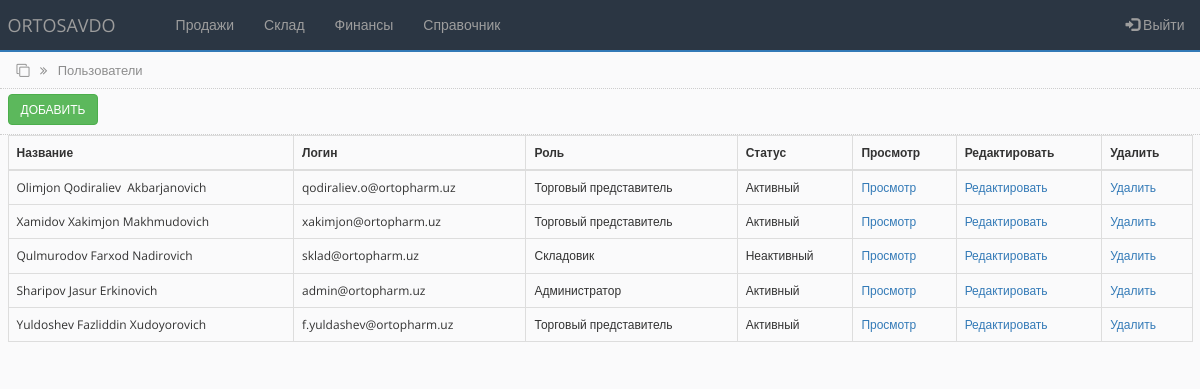
The page /users.php (signed in) on the database as committed earlier.
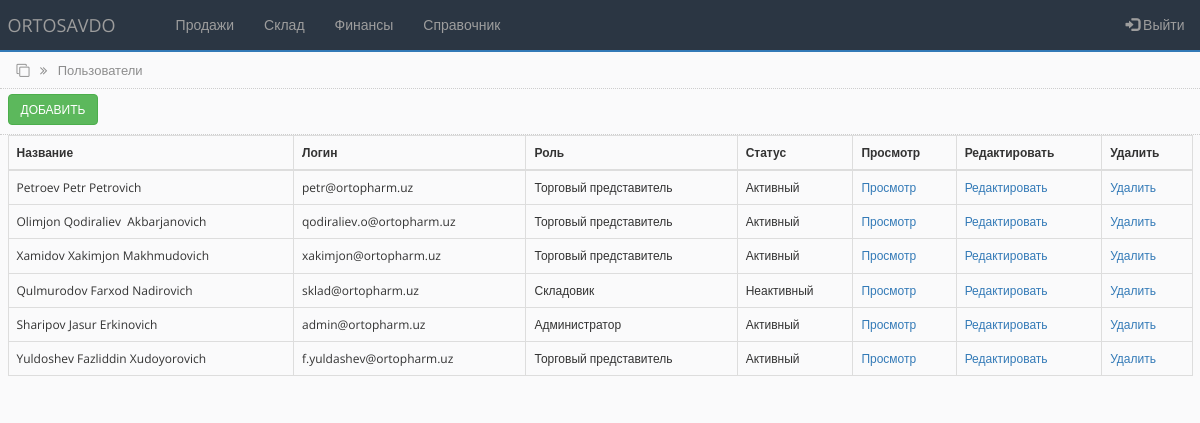
The same page on the database as committed later.
### tables this page shows
CREATE TABLE `users_tbl` (
  `id` int(100) NOT NULL,
  `name` varchar(255) NOT NULL,
  `surname` varchar(255) NOT NULL,
  `fathername` varchar(255) NOT NULL,
  `login` varchar(255) NOT NULL,
  `pass` varchar(255) NOT NULL,
  `role` varchar(255) NOT NULL,
  `status` varchar(255) NOT NULL
);

### users.php (the view, shortened to what this page needs)
<?php
include('settings.php');
$query = "SELECT * FROM users_tbl ORDER by id DESC";
$rs_result = mysqli_query ($connect, $query);
?>
<!DOCTYPE html>
<html lang="en">
<head>
    <link rel="stylesheet" href="https://maxcdn.bootstrapcdn.com/bootstrap/3.4.1/css/bootstrap.min.css">
    <link rel="stylesheet" href="https://cdnjs.cloudflare.com/ajax/libs/font-awesome/4.7.0/css/font-awesome.min.css">
    <link rel="stylesheet" href="css/bootstrap-grid.min.css">
    <link rel="stylesheet" href="css/style.css">
</head>
<body>
<?php include 'partSite/nav.php'; ?>
<div class="page_name">
    <div class="container-fluid">
        <i class="fa fa-clone" aria-hidden="true"></i>
        <i class="fa fa-angle-double-right right_cus"></i>
        <span class="right_cus">Пользователи</span>
    </div>
</div>
<div class="toolbar">
        <div class="container-fluid">
           <a href="add_user.php"> <button type="button" class="btn btn-success">Добавить</button> </a>
        </div>
</div>
<div class="all_table">
    <div class="container-fluid">
        <table class="table table-hover table-bordered">
        <thead>
            <tr>
            <th scope="col">Название</th>
            <th scope="col">Логин</th>
            <th scope="col">Роль</th>
            <th scope="col">Статус</th>
            <th scope="col">Просмотр</th>
            <th scope="col">Редактировать</th>
            <th scope="col">Удалить</th>
            </tr>
        </thead>
        <tbody>
<?php
    while ($row = mysqli_fetch_array($rs_result)) {
?>
    <tr>
        <td><?php echo $row["surname"]; ?>&nbsp;<?php echo $row["name"];?>&nbsp;<?php echo $row["fathername"]; ?></td>
        <td><?php echo $row["login"]; ?></td>
        <td><?php
            if ($row["role"]=='administrator') {
               echo "Администратор";
            }elseif ($row["role"]=='operator') {
               echo "Оператор";
            }elseif ($row["role"]=='sale') {
                echo "Торговый представитель";
             }elseif ($row["role"]=='storekeeper') {
                echo "Складовик";
             }
            ?></td>
        <td><?php
        if ($row["status"] == 1) {
            echo "Активный";
        }
        else {
            echo "Неактивный";
        }
        ?></td>
        <td><a href="#">Просмотр</a></td>
        <td><a href="#">Редактировать</a></td>
        <td><a href="#" onclick="return confirm('Удалить?')" role="button">Удалить</a></td>
    </tr>
<?php
    };
?>
        </tbody>
        </table>
    </div>
</div>
</body>
</html>

Rows that differ between the two databases and show on the page:
added users_tbl: surname "Petroev", name "Petr", fathername "Petrovich", login "petr@ortopharm.uz", role "Торговый представитель", status "Активный"
